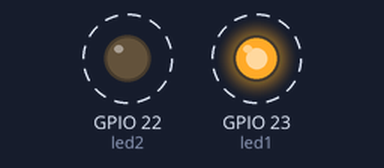
This sketch was run on a simulated ESP32. On the bench: output pins drawn as LEDs (lit = HIGH). Dashed ring = blinking.

Above: at 0.1 s.
Timing chart, 0 to 3.0 s (numbered marks = the images above):
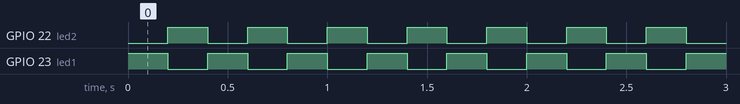

The sketch:

ESP32-LED.ino
```cpp
int led1 = 23;
int led2 = 22;

void setup() {
 pinMode(led1, OUTPUT);
 pinMode(led2, OUTPUT);
}

void loop() {
  digitalWrite(led1, HIGH);
  digitalWrite(led2, LOW);
  delay(200);
  digitalWrite(led1, LOW);
  digitalWrite(led2, HIGH);
  delay(200);
}
```

Measured:
- by itself, GPIO 22 (led2), GPIO 23 (led1): alternates HIGH for 0.20 s and LOW for 0.20 s
